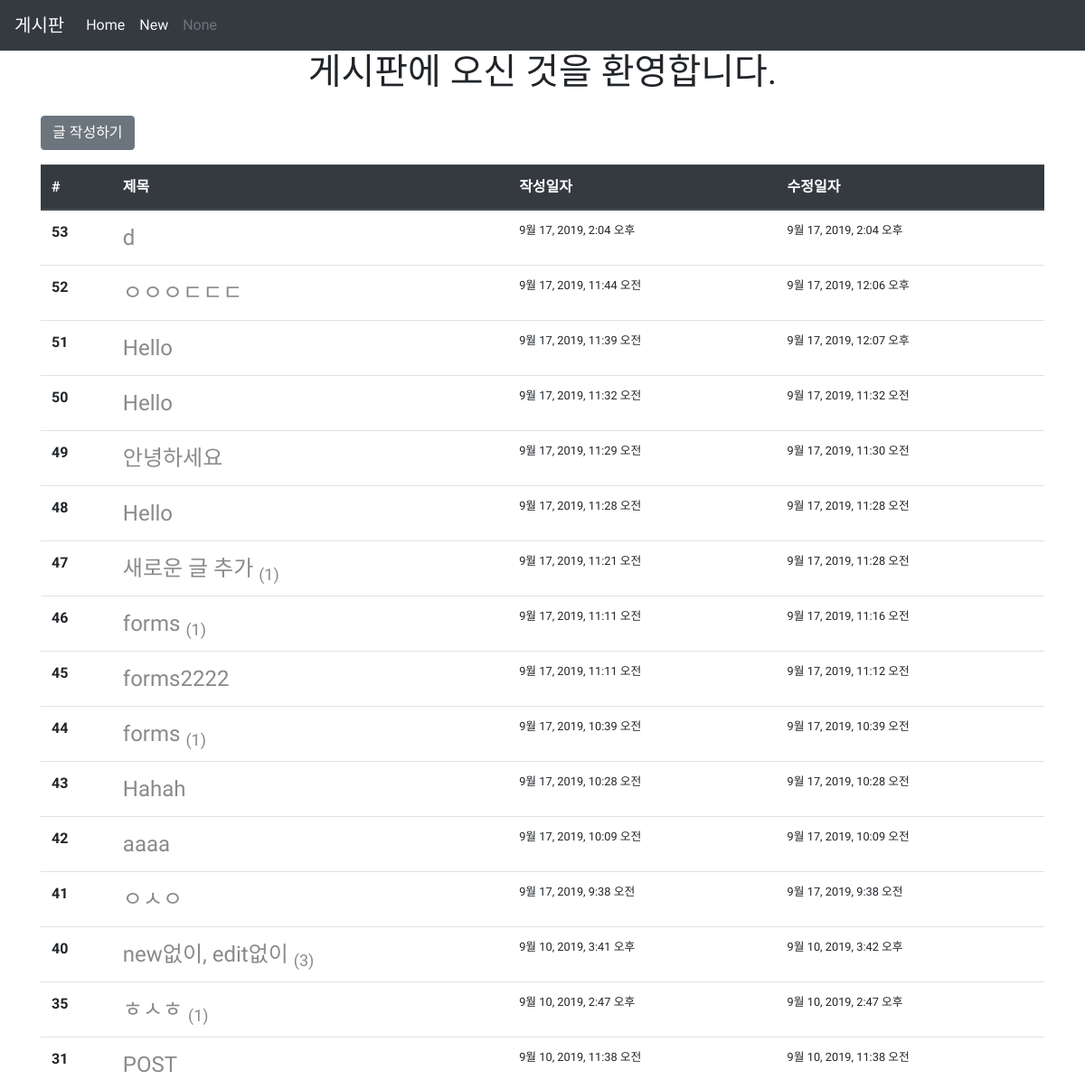
The page /articles/ (upper part) on the database as committed earlier.
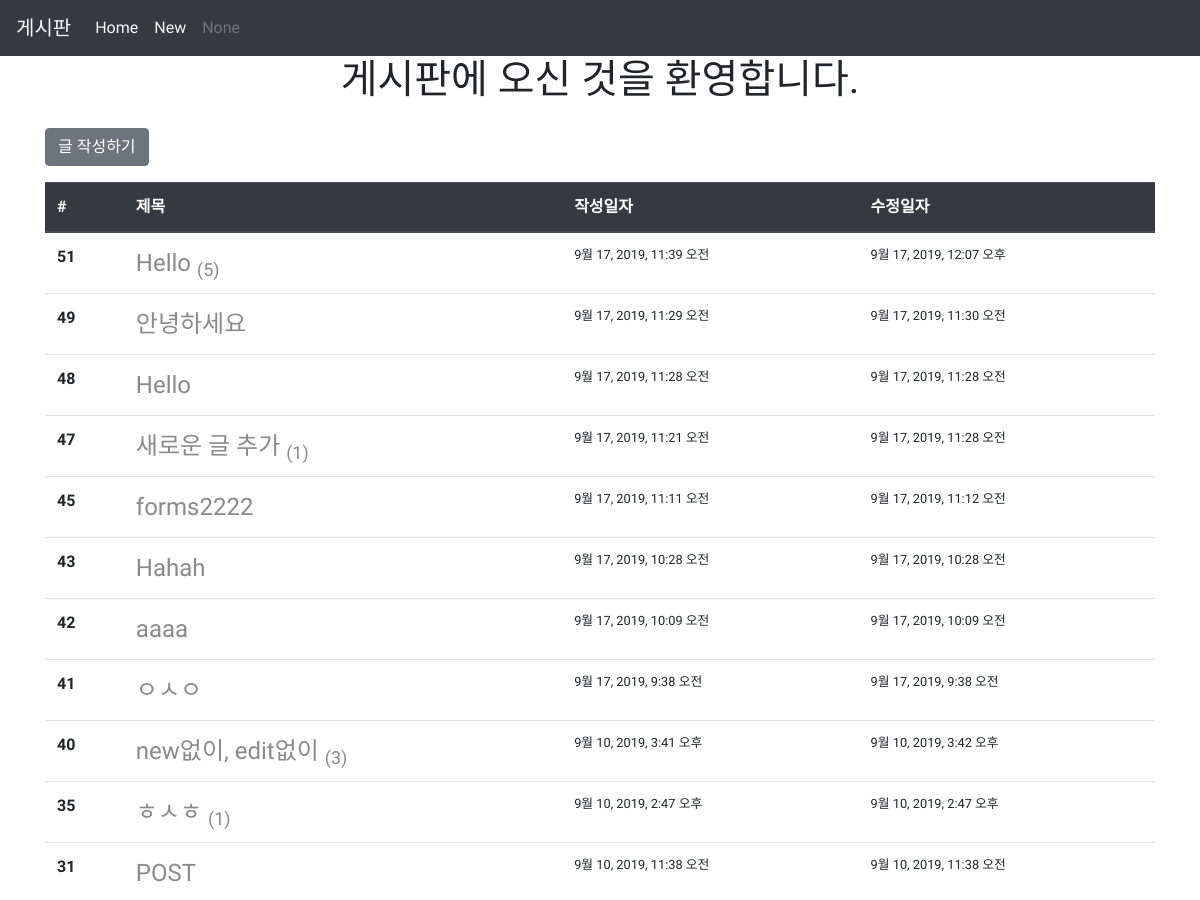
The same page on the database as committed later.
### articles/models.py (models this page shows, shortened)
class Article(models.Model):
    title = models.CharField(max_length=10)
    content = models.TextField()
    created_at = models.DateTimeField(auto_now_add=True)
    updated_at = models.DateTimeField(auto_now=True)

### articles/views.py (the view)
# urls.py: path('', views.index, name='index'),
def index(request):
    articles = Article.objects.order_by('-id')
    context = {
        'articles': articles
    }
    return render(request, 'articles/index.html', context)

### articles/templates/articles/index.html
{% extends 'articles/base.html' %}
{% block body %}
  <h1 class="text-center">게시판에 오신 것을 환영합니다.</h1>
  <a href="{% url 'articles:create' %}" class="btn btn-secondary mt-3">글 작성하기</a>
  <table class="table mt-3">
  <thead class="thead-dark">
    <tr>
      <th scope="col">#</th>
      <th scope="col">제목</th>
      <th scope="col">작성일자</th>
      <th scope="col">수정일자</th>
    </tr>
  </thead>
  <tbody>
  {% for article in articles %}
    <tr>
      <th scope="row">{{ article.id }}</th>
      <td class="title"><a href="{% url 'articles:detail' article.pk %}">{{ article.title }}
      {% if article.comment_set.count != 0 %}
      <sub>({{ article.comment_set.count }})</sub>
      {% endif %}
      </a></td>
      <td class="time_cnu">{{ article.created_at }}</td>
      <td class="time_cnu">{{ article.updated_at }}</td>
    </tr>
  {% endfor %}
  </tbody>
</table>
{% endblock %}

Rows that differ between the two databases and show on the page:
removed Article: id "53", title "d", created_at "9월 17, 2019, 2:04 오후", updated_at "9월 17, 2019, 2:04 오후"
removed Article: id "52", title "ㅇㅇㅇㄷㄷㄷ", created_at "9월 17, 2019, 11:44 오전", updated_at "9월 17, 2019, 12:06 오후"
removed Article: id "50", title "Hello", created_at "9월 17, 2019, 11:32 오전", updated_at "9월 17, 2019, 11:32 오전"
removed Article: id "46", title "forms", comment_set.count "1", created_at "9월 17, 2019, 11:11 오전", updated_at "9월 17, 2019, 11:16 오전"
removed Article: id "44", title "forms", comment_set.count "1", created_at "9월 17, 2019, 10:39 오전", updated_at "9월 17, 2019, 10:39 오전"
shown differently, row unchanged: Article "9월 17, 2019, 11:39 오전": comment_set.count (not shown) → "5"
